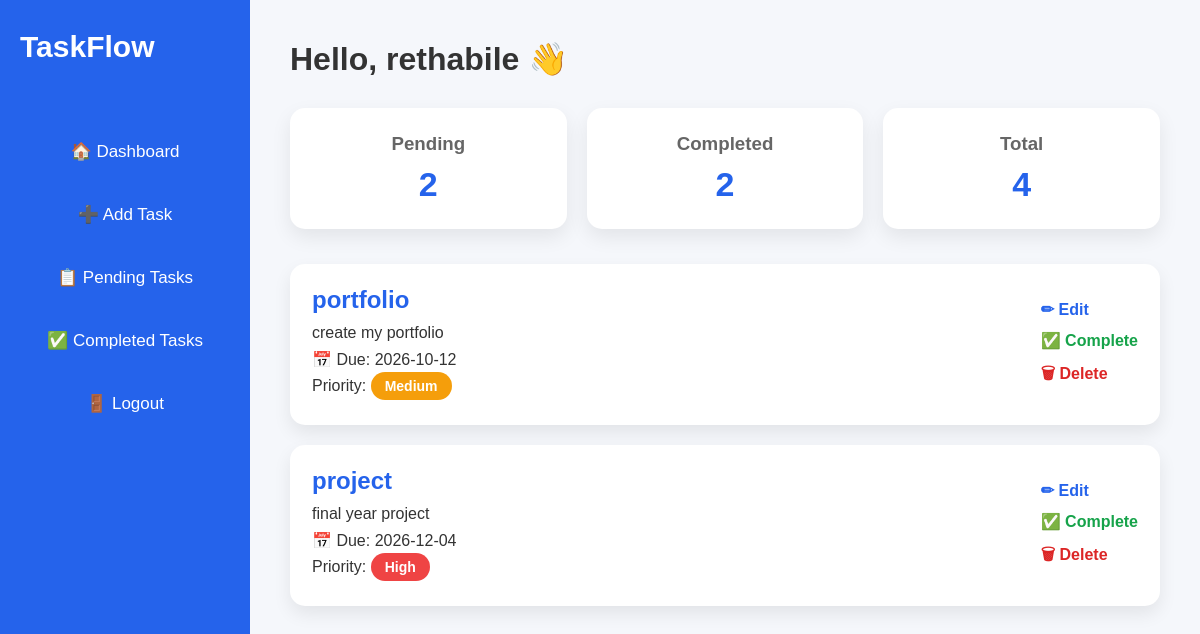
/dashboard (signed in), run on the app's committed database.
### tables this page shows
CREATE TABLE tasks(
    id INTEGER PRIMARY KEY AUTOINCREMENT,
    user_id INTEGER NOT NULL,
    title TEXT NOT NULL,
    description TEXT,
    due_date TEXT,
    priority TEXT,
    completed INTEGER DEFAULT 0,

    FOREIGN KEY(user_id)
    REFERENCES users(id)
);

### app.py (the view)
@app.route("/dashboard")
def dashboard():
    if "user_id" not in session:
        return redirect("/login")
    conn = sqlite3.connect("database/taskflow.db")
    cursor = conn.cursor()
    cursor.execute("""
        SELECT *
        FROM tasks
        WHERE user_id = ?
        AND completed = 0
        ORDER BY due_date
    """, (session["user_id"],))
    tasks = cursor.fetchall()
    cursor.execute(
        "SELECT COUNT(*) FROM tasks WHERE user_id=? AND completed=0",
        (session["user_id"],)
    )
    pending = cursor.fetchone()[0]
    cursor.execute(
        "SELECT COUNT(*) FROM tasks WHERE user_id=? AND completed=1",
        (session["user_id"],)
    )
    completed = cursor.fetchone()[0]
    total = pending + completed
    conn.close()
    return render_template(
        "dashboard.html",
        name=session["user_name"],
        tasks=tasks,
        pending=pending,
        completed=completed,
        total=total
    )

### templates/dashboard.html (shortened to what this page needs)
<!DOCTYPE html>
<html lang="en">
<head>
    <link rel="stylesheet"
          href="{{ url_for('static', filename='css/style.css') }}">
</head>
<body>
<div class="dashboard-layout">
    <aside class="sidebar">
        <h2 class="logo">TaskFlow</h2>
        <nav class="sidebar-menu">
            <a href="/dashboard">🏠 Dashboard</a>
            <a href="/add-task">➕ Add Task</a>
            <a href="/pending">📋 Pending Tasks</a>
            <a href="/completed">✅ Completed Tasks</a>
            <a href="/logout">🚪 Logout</a>
        </nav>
    </aside>
    <main class="main-content">
        <h1>Hello, {{ name }} 👋</h1>
        <div class="stats">
            <div class="stat-card">
                <h3>Pending</h3>
                <h2>{{ pending }}</h2>
            </div>
            <div class="stat-card">
                <h3>Completed</h3>
                <h2>{{ completed }}</h2>
            </div>
            <div class="stat-card">
                <h3>Total</h3>
                <h2>{{ total }}</h2>
            </div>
        </div>
        {% if tasks %}
            {% for task in tasks %}
            <div class="task-card">
                <div class="task-info">
                    <h2>{{ task[2] }}</h2>
                    <p>{{ task[3] }}</p>
                    <p>📅 Due: {{ task[4] }}</p>
                    <p>
                        Priority:
                        <span class="priority {{ task[5]|lower }}">
                            {{ task[5] }}
                        </span>
                    </p>
                </div>
                <div class="task-buttons">
                    <a href="/edit_task/{{ task[0] }}"
                       class="edit-btn">
                        ✏ Edit
                    </a>
                    <a href="/complete_task/{{ task[0] }}"
                       class="complete-btn">
                        ✅ Complete
                    </a>
                    <a href="/delete_task/{{ task[0] }}"
                       class="delete-btn">
                        🗑 Delete
                    </a>
                </div>
            </div>
            {% endfor %}
        {% endif %}
    </main>
</div>
</body>
</html>

### static/css/style.css (style rules this page uses)
* { margin:0; padding:0; box-sizing:border-box; }
body { font-family:Arial, Helvetica, sans-serif; background:#f4f7fb; color:#333; }
a { text-decoration:none; }
nav { width:90%; max-width:1200px; margin:auto; display:flex; justify-content:space-between; align-items:center; padding:25px 0; }
.logo { font-size:32px; font-weight:bold; color:#2563eb; }
.dashboard-layout { display:flex; min-height:100vh; }
.sidebar { width:250px; background:#2563eb; color:white; padding:30px 20px; }
.sidebar .logo { color:white; font-size:30px; margin-bottom:40px; }
.sidebar-menu { display:flex; flex-direction:column; gap:18px; }
.sidebar-menu a { color:white; text-decoration:none; font-size:17px; padding:12px; border-radius:8px; transition:.3s; }
.main-content { flex:1; padding:40px; background:#f5f7fb; }
.main-content h1 { margin-bottom:30px; }
.stats { display:grid; grid-template-columns:repeat(3,1fr); gap:20px; margin-bottom:35px; }
.stat-card { background:white; border-radius:15px; padding:25px; text-align:center; box-shadow:0 8px 20px rgba(0,0,0,.08); }
.stat-card h3 { color:#666; margin-bottom:10px; }
.stat-card h2 { font-size:34px; color:#2563eb; }
.task-card { background:white; border-radius:15px; padding:22px; margin-bottom:20px; display:flex; justify-content:space-between; align-items:center; box-shadow:0 8px 18px rgba(0,0,0,.08); }
.task-info h2 { color:#2563eb; margin-bottom:10px; }
.task-info p { margin:8px 0; }
.task-buttons { display:flex; flex-direction:column; gap:12px; }
.edit-btn, .complete-btn, .delete-btn { text-decoration:none; font-weight:bold; }
.edit-btn { color:#2563eb; }
.complete-btn { color:#16a34a; }
.delete-btn { color:#dc2626; }
.priority { padding:6px 14px; border-radius:30px; color:white; font-size:14px; font-weight:bold; }
.priority.high { background:#ef4444; }
.priority.medium { background:#f59e0b; }

### data on the page
tasks: title "portfolio", description "create my portfolio", due_date "2026-10-12", priority "Medium"
tasks: title "project", description "final year project", due_date "2026-12-04", priority "High"

### other printed values
{{ name }} "rethabile"
{{ pending }} "2"
{{ completed }} "2"
{{ total }} "4"
